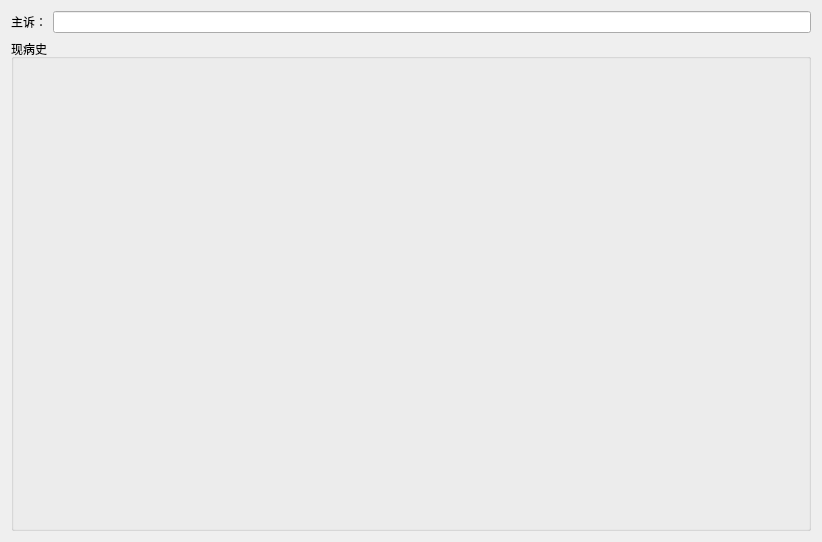
<?xml version="1.0" encoding="UTF-8"?>
<ui version="4.0">
 <class>StateIllnessWidget</class>
 <widget class="QWidget" name="StateIllnessWidget">
  <property name="geometry">
   <rect>
    <x>0</x>
    <y>0</y>
    <width>822</width>
    <height>542</height>
   </rect>
  </property>
  <property name="windowTitle">
   <string>Form</string>
  </property>
  <layout class="QVBoxLayout" name="verticalLayout" stretch="0,1">
   <item>
    <layout class="QHBoxLayout" name="horizontalLayout_2">
     <item>
      <widget class="QLabel" name="label_2">
       <property name="text">
        <string>主诉：</string>
       </property>
      </widget>
     </item>
     <item>
      <widget class="QLineEdit" name="mainDescLE"/>
     </item>
    </layout>
   </item>
   <item>
    <widget class="QGroupBox" name="groupBox">
     <property name="title">
      <string>现病史</string>
     </property>
     <layout class="QGridLayout" name="gridLayout">
      <item row="0" column="0">
       <widget class="GroupEditorWidget" name="widget" native="true"/>
      </item>
     </layout>
    </widget>
   </item>
  </layout>
 </widget>
 <customwidgets>
  <customwidget>
   <class>GroupEditorWidget</class>
   <extends>QWidget</extends>
   <header>widgets/groupeditorwidget.h</header>
   <container>1</container>
  </customwidget>
 </customwidgets>
 <resources/>
 <connections/>
</ui>
